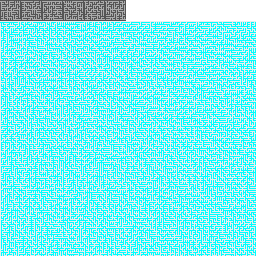

The Python source for this figure:
# venv\Scripts\activate.bat
# cd crystal
# python maze_crystal_image.py
"""
ピクセル数 256x256 
"""


import random
from PIL import Image

# 迷路生成
def generate_maze( WIDTH , HEIGHT , WALL , PATH ):
    # マップの初期化
    maze = [[WALL for _ in range(WIDTH)] for _ in range(HEIGHT)]
    walls = []
    start_x, start_y = 1, 1
    maze[start_y][start_x] = PATH
    def add_walls(x, y):
        if x >= 2 and maze[y][x-2] == WALL:
            walls.append((x-2, y, x-1, y))
        if x <= WIDTH-3 and maze[y][x+2] == WALL:
            walls.append((x+2, y, x+1, y))
        if y >= 2 and maze[y-2][x] == WALL:
            walls.append((x, y-2, x, y-1))
        if y <= HEIGHT-3 and maze[y+2][x] == WALL:
            walls.append((x, y+2, x, y+1))
    add_walls(start_x, start_y)
    while walls:
        idx = random.randint(0, len(walls)-1)
        x, y, between_x, between_y = walls.pop(idx)
        if maze[y][x] == WALL:
            maze[y][x] = PATH
            maze[between_y][between_x] = PATH
            add_walls(x, y)
    maze[1][0] = PATH
    maze[HEIGHT-2][WIDTH-1] = PATH
    return maze

# 画像を生成する
def create_image( maze, WIDTH, HEIGHT, CELL_SIZE,PATH, PATHCOLOR, WALLCOLOR):
    img_width = WIDTH * CELL_SIZE
    img_height = HEIGHT * CELL_SIZE
    img = Image.new("RGBA", (img_width, img_height), WALLCOLOR)
    pixels = img.load()
    for y in range(HEIGHT):
        for x in range(WIDTH):
            color = PATHCOLOR if maze[y][x] == PATH else WALLCOLOR
            for dy in range(CELL_SIZE):
                for dx in range(CELL_SIZE):
                    pixels[x * CELL_SIZE + dx, y * CELL_SIZE + dy] = color
    return img

WIDTH = 256
HEIGHT = 256
WALL = '#'
PATH = ' '
WALLCOLOR = (0, 255, 255, 77)  # 水色30%透過
PATHCOLOR = (0, 255, 255, 255)  # 水色（不透明）

save_img = Image.new("RGBA", (256, 256), (0, 0, 0, 0))

for cnt_face in range(0,6):
    XYSize = 21
    maze = generate_maze( XYSize, XYSize,WALL , PATH)
    img_data = create_image(maze, XYSize, XYSize, 1,PATH, (171, 171, 171,255), (85, 85, 85,255))
    save_img.paste(img_data, (cnt_face * 21, 0), img_data)  # 透過画像として貼り付け

maze = generate_maze( WIDTH, HEIGHT,WALL , PATH)
img_data = create_image(maze, WIDTH, HEIGHT, 1, PATH, PATHCOLOR, WALLCOLOR)
save_img.paste(img_data, (0, 21), img_data)  # 透過画像として貼り付け

save_img.save("maze_crystal_image.png")
